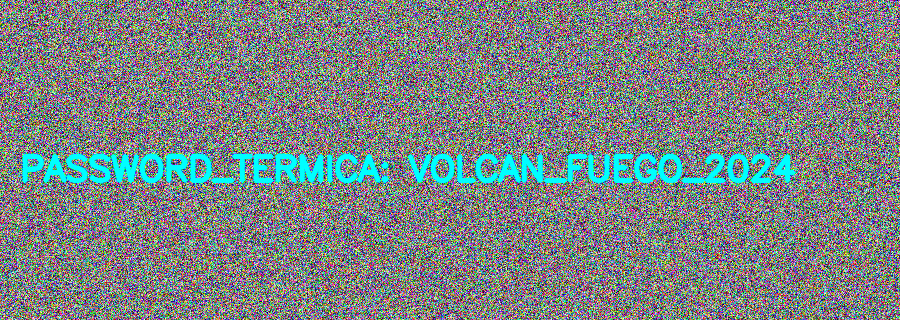
#> input picture Examen2/m4_ruido 1.png, 900 x 320 px, found by its file name
$ python OpeEspejismoIIMision4.py
#> lines starting #> are read from the running program, lines starting #| are printed output that depends on the picture; after the words box and inside, x2 and y2 are one past the last pixel; in counts of white or black regions, pixels touching at a corner belong together
import cv2
import numpy as np

# 1. Cargar la imagen con ruido
img = cv2.imread("C:\\Users\\adria\\Desktop\\entorno\\TareasGrafi\\Examen2\\m4_ruido 1.png")
#> img is the input picture: shape (320, 900, 3); mean B, G, R 131.6, 131.6, 122.5

if img is None:
    print("Error: No se pudo encontrar la imagen 'm4_ruido.png'. Asegúrate de que esté en la misma carpeta.")
else:
    # 2. Definir kernel promedio 3x3 (float32) y normalizar dividiendo entre 9
    kernel = np.ones((3, 3), dtype=np.float32) / 9.0

    # Aplicar la convolución usando cv2.filter2D (-1 mantiene la misma profundidad que la imagen original)
    img_suavizada = cv2.filter2D(img, -1, kernel)
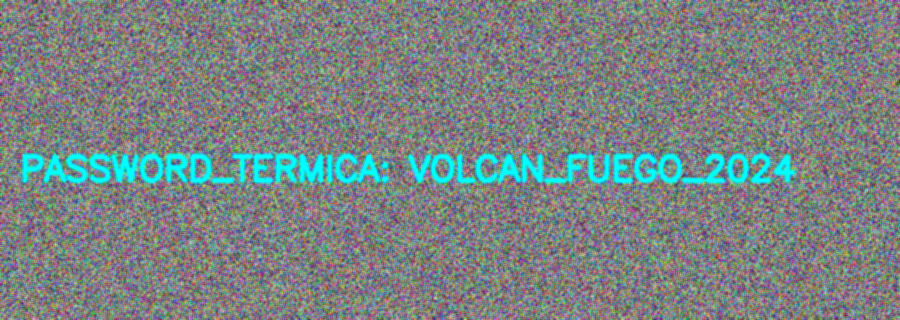
#> img_suavizada: shape (320, 900, 3); mean B, G, R 131.6, 131.6, 122.5

    # 3. Guardar la imagen suavizada (Opcional)
    cv2.imwrite("m4_suavizada.png", img_suavizada)

    # 4. Convertir la imagen suavizada a espacio de color HSV
    img_hsv = cv2.cvtColor(img_suavizada, cv2.COLOR_BGR2HSV)
#> img_hsv: shape (320, 900, 3); mean H, S, V 89.6, 77.7, 152

    # 5. Definir límites low y high para el color Cyan (Cian)
    # Hue en OpenCV va de 0 a 180. El cian está en ~90.
    low_cyan = np.array([70, 50, 50])
    high_cyan = np.array([110, 255, 255])

    # 6. Crear la máscara binaria con cv2.inRange
    mask_cyan = cv2.inRange(img_hsv, low_cyan, high_cyan)
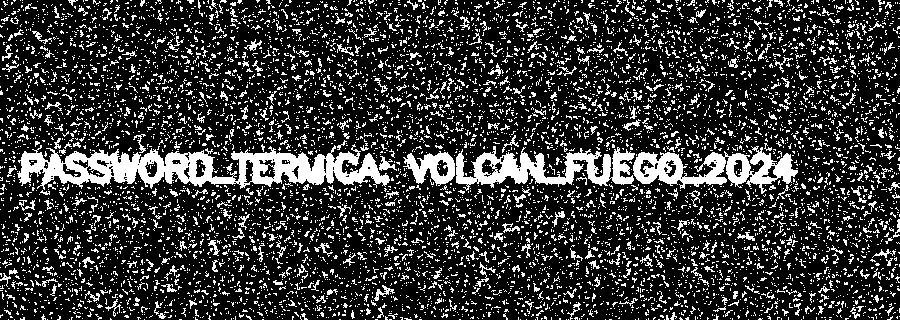
#> mask_cyan: shape (320, 900); 21% white; 7884 white regions (7462 under 20 px), largest, box (x1, y1, x2, y2) and area: (17, 144, 390, 190) 8236, (456, 146, 635, 191) 3580, (633, 146, 798, 194) 3404

    # 7. Guardar la máscara resultante
    cv2.imwrite("m4_mask_cyan.png", mask_cyan)

    print("¡Misión 4 completada con éxito!")
    print("Se han guardado 'm4_suavizada.png' y 'm4_mask_cyan.png'")

    # Opcional: Mostrar los resultados en pantalla para verificar la limpieza
    cv2.imshow("Original con Ruido", img)
    cv2.imshow("Suavizada (Filtro 3x3)", img_suavizada)
    cv2.imshow("Mascara Cyan Limpia", mask_cyan)
    cv2.waitKey(0)
    cv2.destroyAllWindows()
